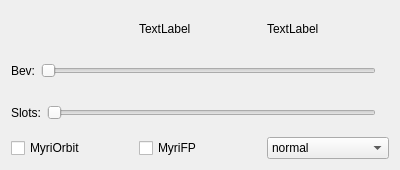
<?xml version="1.0" encoding="UTF-8"?>
<ui version="4.0">
 <class>FPPlani</class>
 <widget class="QWidget" name="FPPlani">
  <property name="geometry">
   <rect>
    <x>0</x>
    <y>0</y>
    <width>400</width>
    <height>170</height>
   </rect>
  </property>
  <property name="windowTitle">
   <string>Form</string>
  </property>
  <property name="autoFillBackground">
   <bool>false</bool>
  </property>
  <layout class="QVBoxLayout" name="verticalLayout">
   <item>
    <layout class="QHBoxLayout" name="horizontalLayout_5">
     <item>
      <widget class="QLabel" name="labelFP">
       <property name="text">
        <string/>
       </property>
      </widget>
     </item>
     <item>
      <widget class="QLabel" name="labelOld">
       <property name="text">
        <string>TextLabel</string>
       </property>
      </widget>
     </item>
     <item>
      <widget class="QLabel" name="labelNew">
       <property name="text">
        <string>TextLabel</string>
       </property>
      </widget>
     </item>
    </layout>
   </item>
   <item>
    <layout class="QHBoxLayout" name="horizontalLayout_2">
     <item>
      <widget class="QLabel" name="label_2">
       <property name="text">
        <string>Bev:</string>
       </property>
      </widget>
     </item>
     <item>
      <widget class="QSlider" name="horizontalSliderBev">
       <property name="minimum">
        <number>23</number>
       </property>
       <property name="maximum">
        <number>100</number>
       </property>
       <property name="orientation">
        <enum>Qt::Horizontal</enum>
       </property>
      </widget>
     </item>
     <item>
      <widget class="QLabel" name="labelBev">
       <property name="text">
        <string/>
       </property>
      </widget>
     </item>
    </layout>
   </item>
   <item>
    <layout class="QHBoxLayout" name="horizontalLayout_4">
     <item>
      <widget class="QLabel" name="label_3">
       <property name="text">
        <string>Slots:</string>
       </property>
      </widget>
     </item>
     <item>
      <widget class="QSlider" name="horizontalSliderSlots">
       <property name="minimum">
        <number>12</number>
       </property>
       <property name="maximum">
        <number>31</number>
       </property>
       <property name="orientation">
        <enum>Qt::Horizontal</enum>
       </property>
      </widget>
     </item>
     <item>
      <widget class="QLabel" name="labelSlots">
       <property name="text">
        <string/>
       </property>
      </widget>
     </item>
    </layout>
   </item>
   <item>
    <layout class="QHBoxLayout" name="horizontalLayout_3">
     <item>
      <widget class="QCheckBox" name="checkBoxMyriOrbit">
       <property name="text">
        <string>MyriOrbit</string>
       </property>
      </widget>
     </item>
     <item>
      <widget class="QCheckBox" name="checkBoxMyriFP">
       <property name="text">
        <string>MyriFP</string>
       </property>
      </widget>
     </item>
     <item>
      <widget class="QComboBox" name="comboBox">
       <item>
        <property name="text">
         <string>normal</string>
        </property>
       </item>
       <item>
        <property name="text">
         <string>niedrig</string>
        </property>
       </item>
      </widget>
     </item>
    </layout>
   </item>
  </layout>
 </widget>
 <resources/>
 <connections/>
</ui>
